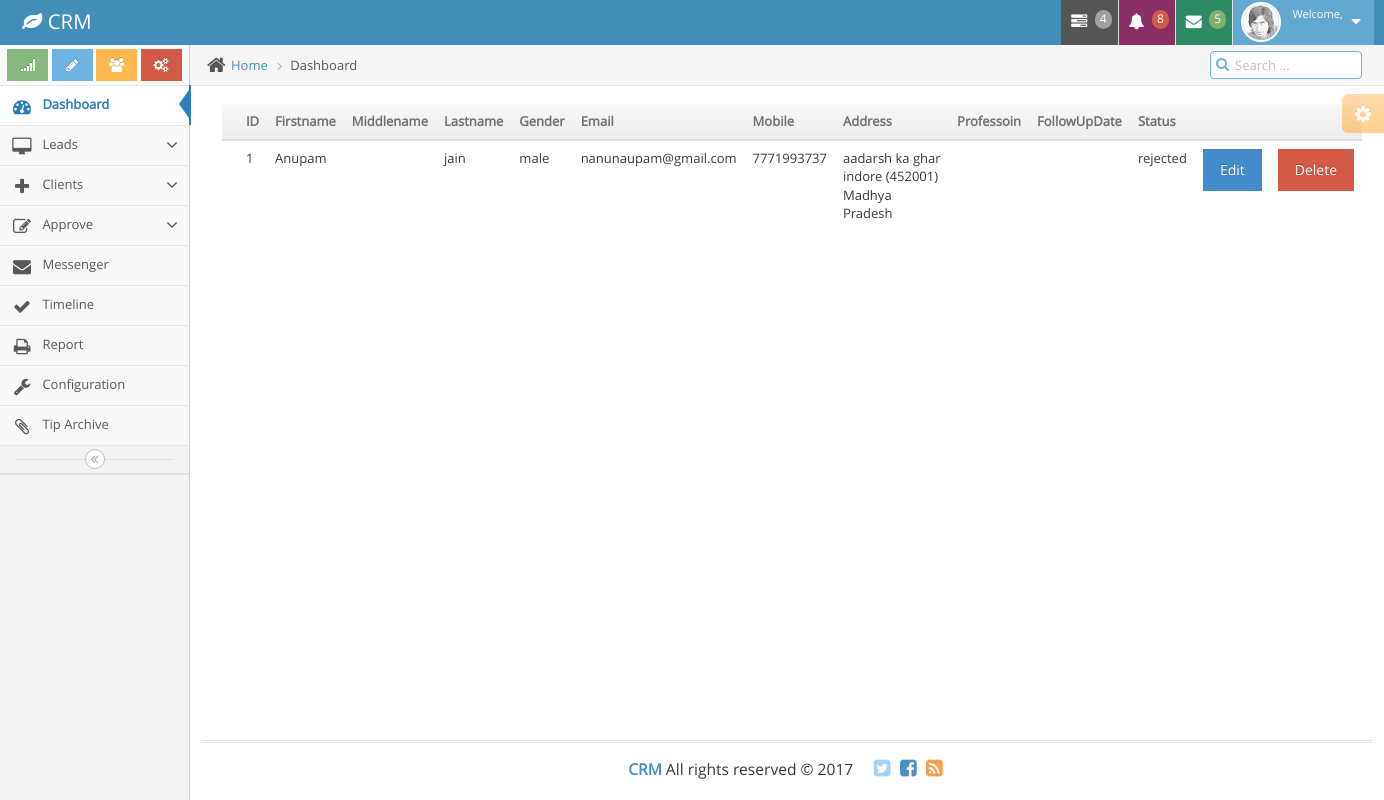
The app's page /leads/view_disposed_leads, older data.
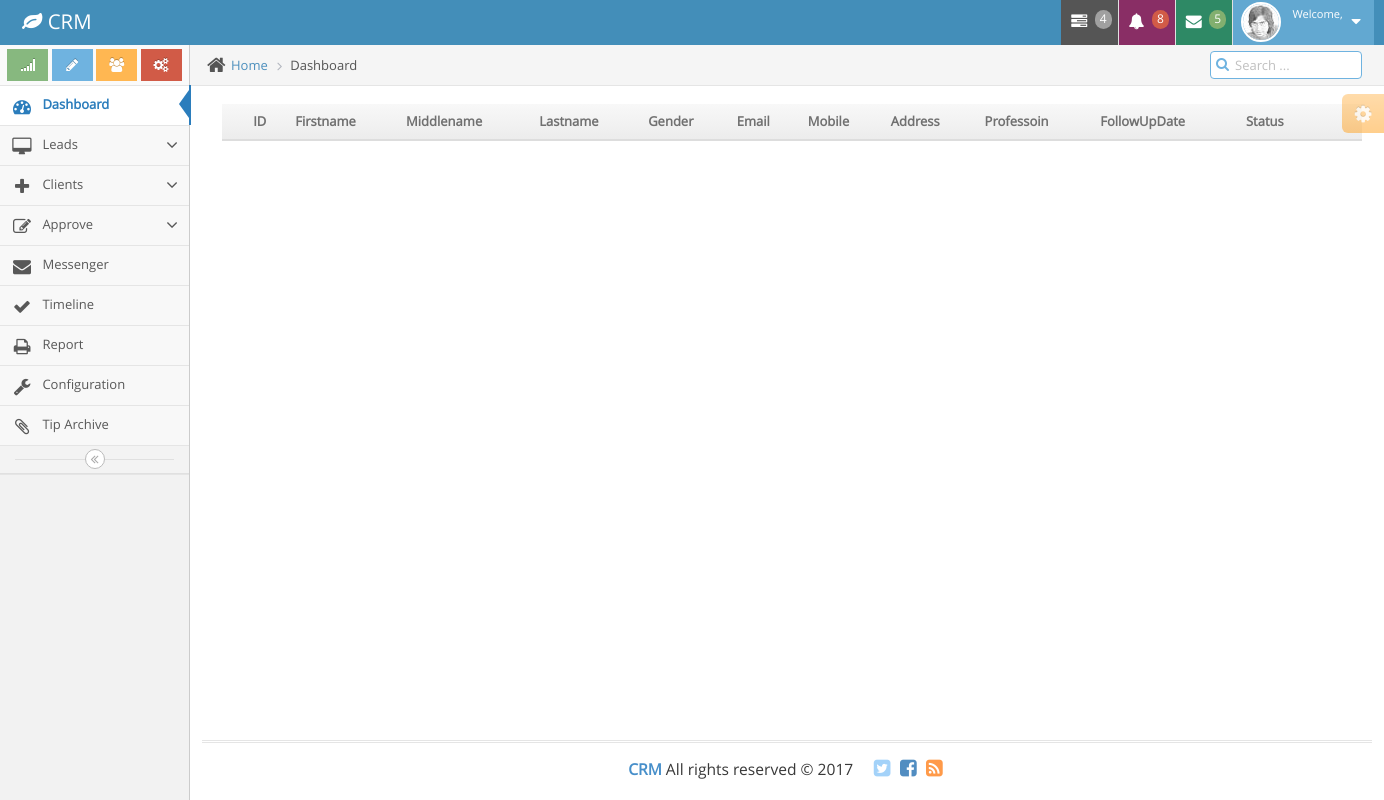
The same page, newer data.
### tables this page shows
CREATE TABLE `disposed_leads` (
  `client_id` int(11) NOT NULL,
  `first_name` varchar(50) NOT NULL,
  `middle_name` varchar(50) DEFAULT NULL,
  `last_name` varchar(50) NOT NULL,
  `gender` varchar(10) NOT NULL,
  `email` varchar(100) DEFAULT NULL,
  `mobile` varchar(10) NOT NULL,
  `status` varchar(15) NOT NULL DEFAULT 'no status',
  `address` varchar(1000) DEFAULT NULL,
  `profession` varchar(100) DEFAULT NULL,
  `follow_up_date` date DEFAULT NULL,
  `active` varchar(10) NOT NULL,
  `assigned` varchar(10) NOT NULL DEFAULT 'no'
);

### application/controllers/Leads.php (called while the page is built, shortened)
<?php
class Leads extends CI_Controller {
	public function view_disposed_leads()
	{
		$data   = array();
        $this->load->model('LeadModel');
        $this->load->helper('url');
        $data['result'] = $this->LeadModel->get_disposed_leads();
		$this->load->view('admin/admin_header');
			$this->load->view('leads/view_disposed_leads', $data);
		$this->load->view('admin/admin_footer');
	}
}

### index.php (called while the page is built, shortened)
<?php
require_once BASEPATH.'core/CodeIgniter.php';

### application/models/LeadModel.php (called while the page is built, shortened)
<?php
class LeadModel extends CI_Model
{
	public function get_disposed_leads()
	{
		$this->db->select('*');
        $this->db->from('disposed_leads');
        $query = $this->db->get();
        return $result = $query->result();
	}
}

### application/views/leads/view_disposed_leads.php (the view, shortened to what this page needs)
<div class="container">
<p style="color:green;"><?php print_r($this->session->flashdata('update'));?></p>
<p style="color:red;"><?php print_r($this->session->flashdata('delete'));?></p>
<p style="color:green;"><?php print_r($this->session->flashdata('insert'));?></p>
<div class="table-responsive">
  <table class="table table-hover">
     <thead class="thead-inverse">
      <tr>
		<th></th>
        <th>ID</th>
        <th>Firstname</th>
		 <th>Middlename</th>
        <th>Lastname</th>
        <th>Gender</th>
        <th>Email</th>
        <th>Mobile</th>
		<th>Address</th>
		<th>Professoin</th>
		<th>FollowUpDate</th>
		<th>Status</th>
		<th></th>
		<th></th>
      </tr>
    </thead>
    <tbody>
		<?php $i=1;?>
      <?php foreach($result  as $r): ?>
		<tr>
			<td>
			</td>
			<td><?php echo $i; $i++;?>
			</td>
			<td><?php echo $r->first_name;?>
			</td>
			<td><?php echo $r->middle_name;?>
			</td>
			<td><?php echo $r->last_name;?>
			</td>
			<td><?php echo $r->gender;?>
			</td>
			<td><?php echo $r->email;?>
			</td>
			<td><?php echo $r->mobile;?>
			</td>
			<td><?php echo $r->address;?>
			</td>
			<td><?php echo $r->profession;?>
			</td>
			<td><?php echo $r->follow_up_date;?>
			</td>
			<td><?php echo $r->status;?>
			</td>
			<td><form name="edit" class="form-horizontal" action="<?php echo base_url('leads/edit_disposed_leads');?>"  method="POST">
					<input type="submit" name="submit" class="btn btn-primary" value="Edit">
				</form>
			</td>
			<td><form name="delete" class="form-horizontal" action="<?php echo base_url('leads/delete_disposed_leads');?>"  method="POST">
					<input type="submit" name="delete" class="btn btn-danger" value="Delete">
				</form>
			</td>
		</tr>
	<?php endforeach; ?>
    </tbody>
  </table>
  </div>
</div>
</div>

Row changes from the older to the newer data that the page shows:
removed disposed_leads: first_name "Anupam", last_name "jain", gender "male", email "nanunaupam@gmail.com", mobile "7771993737", address "aadarsh ka ghar indore (452001) Madhya Pradesh", status "rejected"
